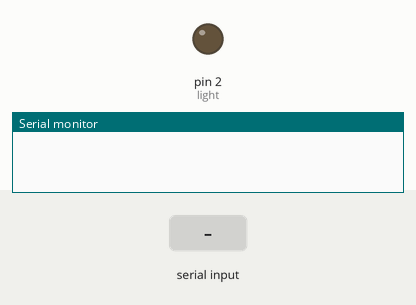
Recording of a sketch running on a simulated Arduino Uno, built with avr-gcc and run on an emulated ATmega328P. On the bench: output pins drawn as LEDs (lit = HIGH), the last lines printed to the serial monitor. The test bench sets the inputs (shaded band).

Above: at 1.2 s.
1.3 s: "1" received over Serial
At 1.7 s:
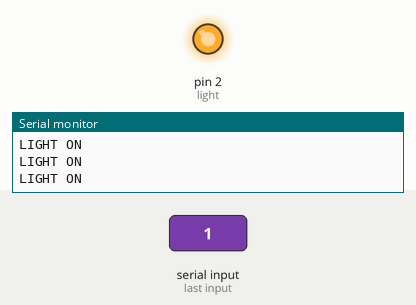
2.8 s: "0" received over Serial
At 3.5 s:
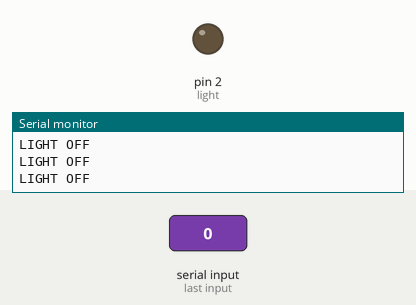
Timing chart, 0 to 5.8 s (numbered marks = the images above; inputs shaded):
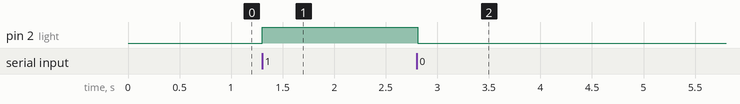

Measured:
- after the input at 1.3 s, pin 2 (light): LOW → HIGH at once
- after the input at 2.8 s, pin 2 (light): HIGH → LOW at once

The sketch:

smart_home_automation_code.ino
```cpp
char val;

int light = 2; // RELAY VALUE

void setup() {
  pinMode(light, OUTPUT);

  Serial.begin(9600);

}

void loop() {
  if (Serial.available()) {
    val = Serial.read();
    Serial.println();
  }
  if (val == '1')
  { digitalWrite(light, HIGH);
  Serial.println("LIGHT ON");

  }
  else if (val == '0')
  {
    digitalWrite(light, LOW);
    Serial.println("LIGHT OFF");
  }
 //delay(1000);
}
```
